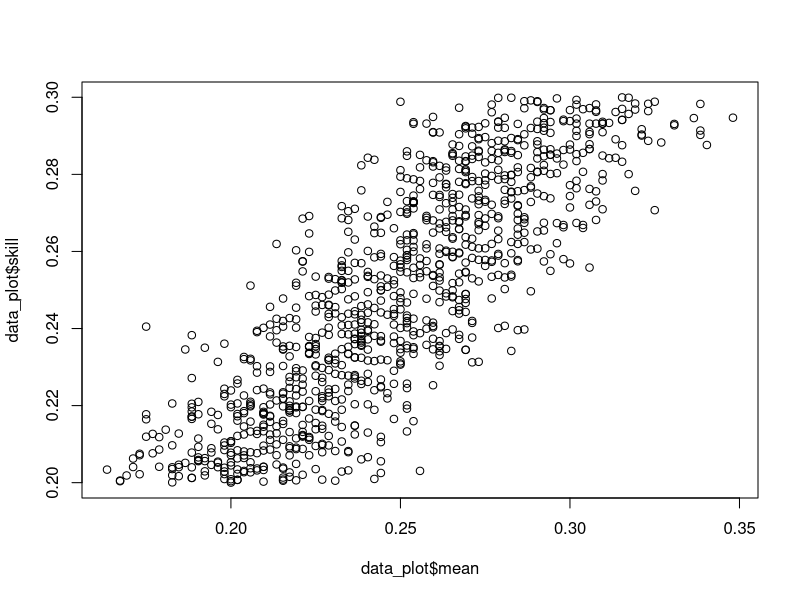
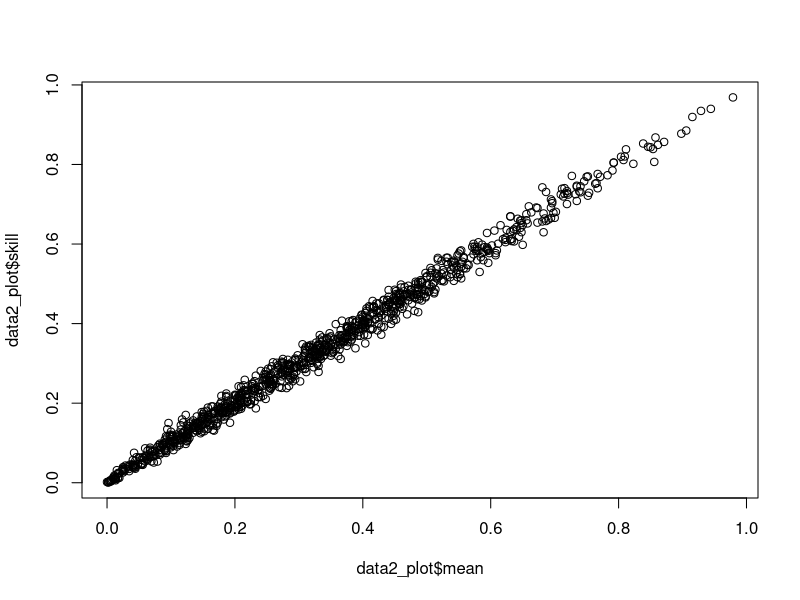
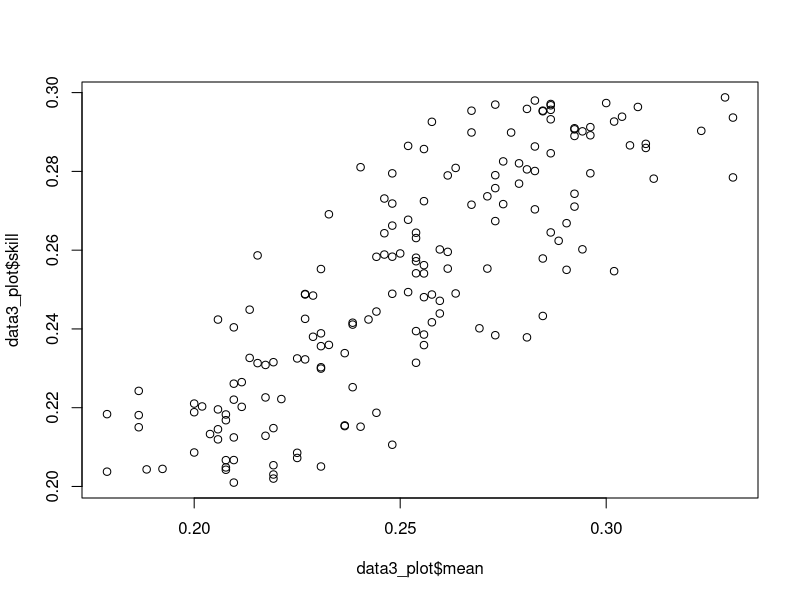

Generate these figures, in order, with R:
## ---- chunk 1
Var = function(x){sum((x - mean(x))^2)/length(x)}
## ---- chunk 2
library(tidyverse)
library(truncnorm)
library(knitr)

means = rtruncnorm(1000, 0.2,0.3, 0.27, 0.25)
data = data.frame()

for( i in 1:1000) {
  X = sample(c(0,1),520,TRUE, prob = c(1-means[i], means[i]))
  true_mean = rep(means[i],520)
  Y = rep(mean(X),520)
  Subject = rep(i,520)
  data = rbind(data,data.frame(X,Y,true_mean,Subject))
}

cat(paste("Korelacja wynosi ", round(cor(data$X,data$Y),3),".", sep = ""))
cat( paste("Wariancja błędu wynosi",
round(sum(tapply(data$X, data$Y, Var)*tapply(data$X, data$Y, length)/length(data$X)),3)),".",sep = "")
cat(paste("Wariancja przewidywania wynosi", round(Var(data$X) 
- sum(tapply(data$X, data$Y, Var)*tapply(data$X, data$Y, length)/length(data$X)),3),"."))

## ---- chunk 3
means = rtruncnorm(1000, 0,1, 0.27, 0.25)
data2 = data.frame()
for( i in 1:1000) {
  
  X = sample(c(0,1),520,TRUE, prob = c(1-means[i], means[i]))
  true_mean = rep(means[i],520)
  Y = rep(mean(X),520)
  Subject = rep(i,520)
  data2 = rbind(data2,data.frame(X,Y,true_mean,Subject))

}
cat(paste("Korelacja wynosi ", round(cor(data2$X,data2$Y),3),".", sep = ""))
cat( paste("Wariancja błędu wynosi",
round(sum(tapply(data2$X, data2$Y, Var)*tapply(data2$X, data2$Y, length)/length(data2$X)),3)),".",sep = "")
cat(paste("Wariancja przewidywania wynosi", round(Var(data2$X) 
- sum(tapply(data2$X, data2$Y, Var)*tapply(data2$X, data2$Y, length)/length(data2$X)),3),"."))
## ---- chunk 4
data_plot <- data %>% group_by(Subject) %>% summarise(skill = min(true_mean), mean = min(Y))


plot(data_plot$mean,data_plot$skill)

cat(paste("Korelacja wynosi ", round(cor(data_plot$skill,data_plot$mean),3),".", sep = ""))

## ---- chunk 5
data2_plot <- data2 %>% group_by(Subject) %>% summarise(skill = min(true_mean), mean = min(Y))

plot(data2_plot$mean,data2_plot$skill)

cat(paste("Korelacja wynosi ", round(cor(data2_plot$skill,data2_plot$mean),3),".", sep = ""))
## ---- chunk 6
data3_plot = data2_plot %>% filter(skill >0.2 & skill < 0.3)

plot(data3_plot$mean,data3_plot$skill)

cat(paste("Korelacja wynosi ", round(cor(data3_plot$skill,data3_plot$mean),3),".", sep = ""))
